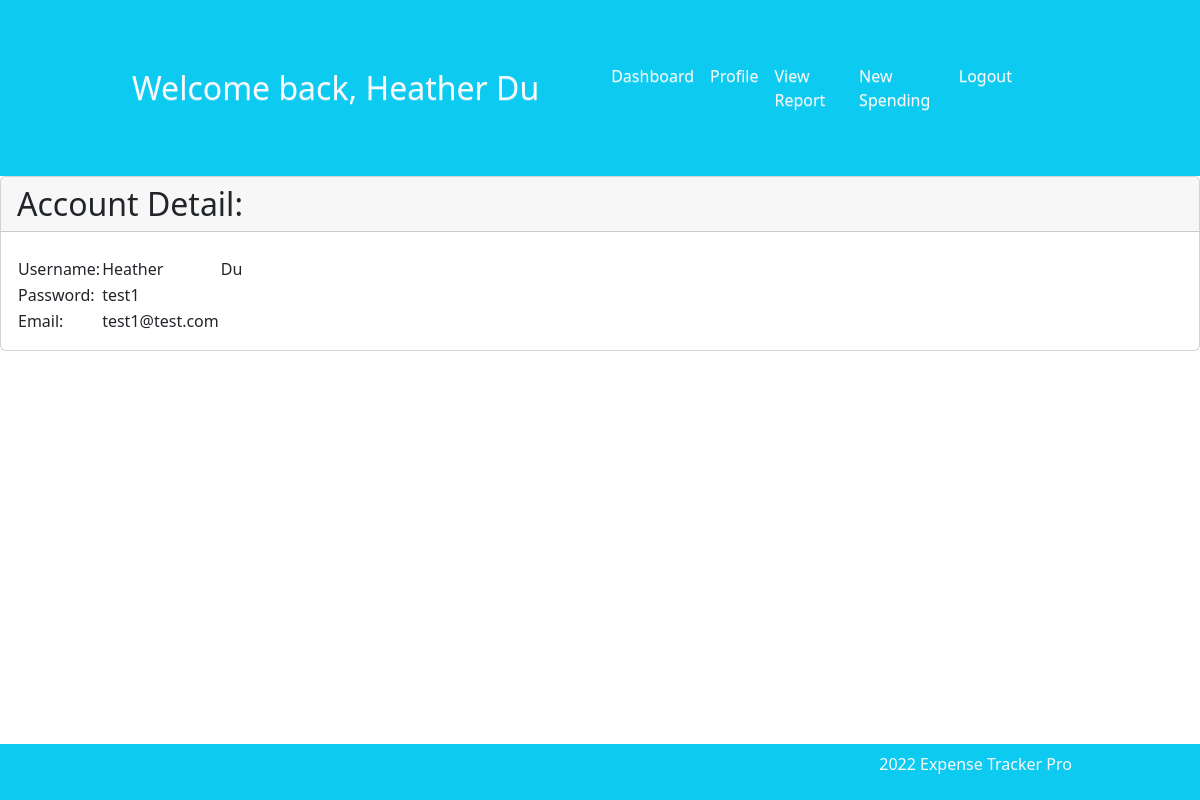
/website/profile.php (signed in), run on an earlier commit of the app's database.
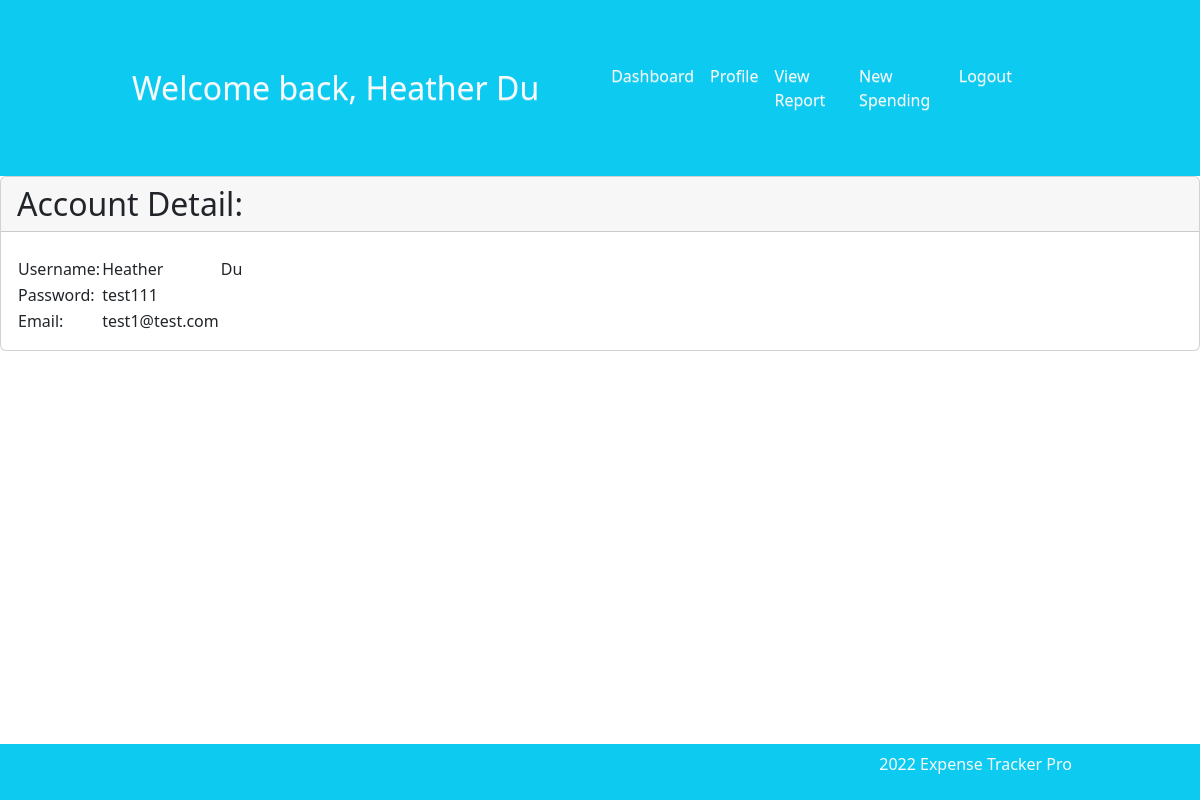
And on a later commit of the database.
### tables this page shows
CREATE TABLE `users` (
  `id` int(11) NOT NULL,
  `firstName` varchar(10) NOT NULL,
  `lastName` varchar(10) NOT NULL,
  `email` varchar(20) NOT NULL,
  `password` varchar(10) NOT NULL
);

### website/profile.php (the view, shortened to what this page needs)
<?php
require "./php/connection.php";
$stmt = $con->prepare('SELECT firstName, lastName, password, email FROM users WHERE id = ?');
$stmt->bind_param('i', $_SESSION['id']);
$stmt->execute();
$stmt->bind_result($firstName, $lastName, $password, $email);
?>
<!DOCTYPE html>
<html>
<head>
	<?php
    require_once "./php/header.php";
    ?>
	<link rel="stylesheet" type="text/css" href="" />
</head>
<body class="loggedin">
	<?php
    require "./php/nav_inner.php"
    	?>
	<div class="card">
		<h2 class="card-header">Account Detail:</h2>
		<div class="card-body">
			<table>
				<tr>
					<td>Username:</td>
					<td>
						<?= $firstName ?>
					</td>
					<td>
						<?= $lastName ?>
					</td>
				</tr>
				<tr>
					<td>Password:</td>
					<td>
						<?= $password ?>
					</td>
				</tr>
				<tr>
					<td>Email:</td>
					<td>
						<?= $email ?>
					</td>
				</tr>
			</table>
		</div>
	</div>
	<?php
    require "./php/footer_outer.php"
    	?>
</body>
</html>

### website/php/header.php (shortened to what this page needs)
<link href="https://cdn.jsdelivr.net/npm/bootstrap@5.2.2/dist/css/bootstrap.min.css" rel="stylesheet"
 />
<link rel="stylesheet" href="https://cdn.jsdelivr.net/npm/bootstrap@3.3.7/dist/css/bootstrap-theme.min.css"
>
<link rel="stylesheet" type="text/css" href="css/styles.css">
<link rel="stylesheet" type="text/css" href="css/index.css" />

### website/php/nav_inner.php (shortened to what this page needs)
<?php
require "./php/connection.php";
$stmt0 = $con->prepare('SELECT firstName, lastName, password, email FROM users WHERE id = ?');
$stmt0->bind_param('i', $_SESSION['id']);
$stmt0->execute();
$stmt0->bind_result($firstName, $lastName, $password, $email);
?>
<nav class="navbar navbar-expand-md bg-info">
    <div class="container">
        <a class="navbar-brand" href="#">
            <span class="h2 text-light">Welcome back, <?= $firstName, " ", $lastName ?></span>
        </a>
        <div class="collapse navbar-collapse bg-info px-5 py-5
          justify-content-end" id="n_bar">
            <ul class="navbar-nav">
                <li class="nav-item active">
                    <a class="nav-link text-light " href="./welcome.php">Dashboard</a>
                </li>
                <li class="nav-item ">
                    <a class="nav-link text-light " href="./profile.php">Profile</a>
                </li>
                <li class="nav-item ">
                    <a class="nav-link text-light " href="./report.php">View Report</a>
                </li>
                <li class="nav-item ">
                    <a class="nav-link text-light " href="./insert.php">New Spending</a>
                </li>
                <li class="nav-item ">
                    <a class="nav-link text-light " href="./logout.php">Logout</a>
                </li>
            </ul>
        </div>
    </div>
</nav>

### website/php/footer_outer.php
<footer class="footer fixed-bottom d-flex flex-row-reverse bg-info ">
    <p class="p-2 bd-highlight flex-end text-light">2022 Expense Tracker Pro</p>
</footer>

### website/css/styles.css (style rules this page uses)
body { color: var(--bs-dark) }
.navbar { padding-left: 10% !important; padding-right: 10% !important; }
.footer { padding-left: 10% !important; padding-right: 10% !important; }

What changed in the data, as far as the page shows it:
changed users "Heather": password "test1" → "test111"
